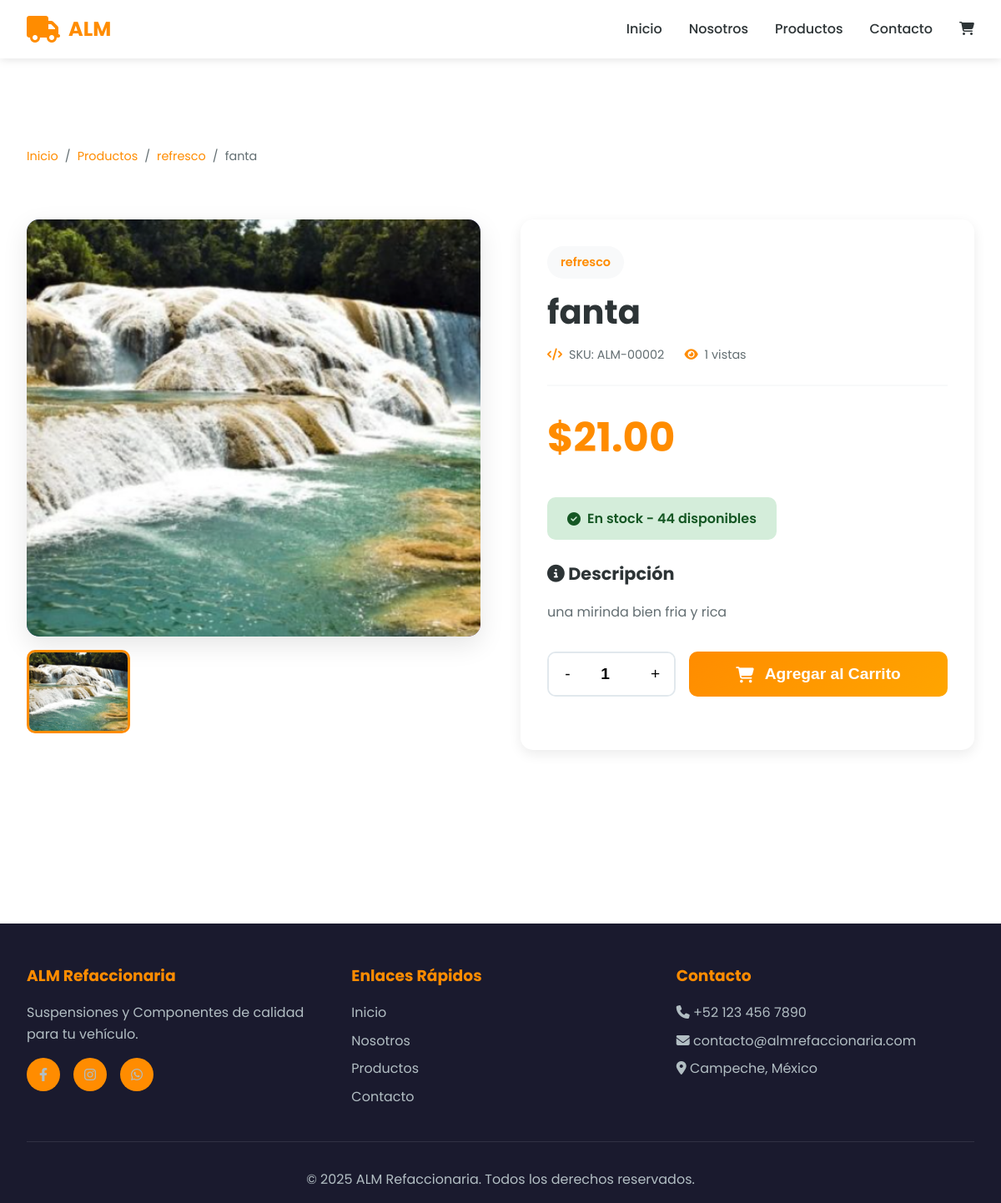
Screenshot of /productos/fanta/ with the database file from the repository.
### apps/productos/models.py (models this page shows, shortened)
class Producto(models.Model):
    nombre = models.CharField(max_length=200)
    slug = models.SlugField(max_length=200, unique=True, blank=True)
    categoria = models.ForeignKey(Categoria, on_delete=models.CASCADE, related_name='productos')
    descripcion = models.TextField()
    descripcion_corta = models.CharField(max_length=300, blank=True)
    precio = models.DecimalField(max_digits=10, decimal_places=2)
    precio_anterior = models.DecimalField(max_digits=10, decimal_places=2, blank=True, null=True,
                                         help_text="Precio antes del descuento")
    stock = models.IntegerField(default=0)
    marca = models.CharField(max_length=100, blank=True)
    modelo = models.CharField(max_length=100, blank=True)
    codigo_producto = models.CharField(max_length=50, unique=True, blank=True, null=True)
    imagen_principal = models.ImageField(upload_to='productos/', blank=True, null=True)
    imagen_2 = models.ImageField(upload_to='productos/', blank=True, null=True)
    imagen_3 = models.ImageField(upload_to='productos/', blank=True, null=True)
    imagen_4 = models.ImageField(upload_to='productos/', blank=True, null=True)
    disponible = models.BooleanField(default=True)
    destacado = models.BooleanField(default=False, help_text="Mostrar en página principal")
    nuevo = models.BooleanField(default=False)
    fecha_creacion = models.DateTimeField(auto_now_add=True)
    fecha_actualizacion = models.DateTimeField(auto_now=True)
    vistas = models.IntegerField(default=0)
    class Meta:
        verbose_name = 'Producto'
        verbose_name_plural = 'Productos'
        ordering = ['-fecha_creacion']
    def save(self, *args, **kwargs):
        if not self.slug:
            self.slug = slugify(self.nombre)
        if not self.codigo_producto:
            super().save(*args, **kwargs)
            self.codigo_producto = f"ALM-{self.id:05d}"
            super().save(update_fields=['codigo_producto'])
        else:
            super().save(*args, **kwargs)
    @property
    def esta_en_stock(self):
        return self.stock > 0
    def incrementar_vistas(self):
        self.vistas += 1
        self.save(update_fields=['vistas'])

class Categoria(models.Model):
    nombre = models.CharField(max_length=200, unique=True)
    slug = models.SlugField(max_length=200, unique=True, blank=True)
    descripcion = models.TextField(blank=True)
    imagen = models.ImageField(upload_to='categorias/', blank=True, null=True)
    activo = models.BooleanField(default=True)
    orden = models.IntegerField(default=0)
    fecha_creacion = models.DateTimeField(auto_now_add=True)
    fecha_actualizacion = models.DateTimeField(auto_now=True)
    class Meta:
        verbose_name = 'Categoría'
        verbose_name_plural = 'Categorías'
        ordering = ['orden', 'nombre']

### apps/productos/views.py (the view)
# urls.py: path('<slug:slug>/', views.detalle_producto, name='detalle'),
def detalle_producto(request, slug):
    producto = get_object_or_404(Producto, slug=slug, disponible=True)
    producto.incrementar_vistas()
    productos_relacionados = Producto.objects.filter(
        categoria=producto.categoria,
        disponible=True
    ).exclude(id=producto.id)[:4]
    context = {
        'producto': producto,
        'productos_relacionados': productos_relacionados,
    }
    return render(request, 'productos/detalle.html', context)

### apps/carrito/carrito.py (called while the page is built)
    def __len__(self):
        return sum(item['cantidad'] for item in self.carrito.values())

### apps/carrito/context_processors.py (called while the page is built)
def carrito(request):
    return {'carrito': Carrito(request)}

### apps/productos/templates/productos/detalle.html (shortened to what this page needs)
{% extends 'core/base.html' %}
{% load static %}
{% block content %}
<nav class="breadcrumb">
    <ul class="breadcrumb-list">
        <li><a href="{% url 'core:index' %}">Inicio</a></li>
        <li>/</li>
        <li><a href="{% url 'productos:catalogo' %}">Productos</a></li>
        <li>/</li>
        <li><a href="?categoria={{ producto.categoria.slug }}">{{ producto.categoria.nombre }}</a></li>
        <li>/</li>
        <li>{{ producto.nombre }}</li>
    </ul>
</nav>
<section class="product-detail-section">
    <div class="product-layout">
        <div class="product-gallery">
            <div class="main-image" id="mainImage">
                {% if producto.imagen_principal %}
                <img src="{{ producto.imagen_principal.url }}" alt="{{ producto.nombre }}" id="mainImageSrc">
                {% else %}
                <div class="main-image-placeholder">
                    <i class="fas fa-cog"></i>
                </div>
                {% endif %}
            </div>
            <div class="thumbnail-gallery">
                {% if producto.imagen_principal %}
                <div class="thumbnail active" onclick="changeImage('{{ producto.imagen_principal.url }}', this)">
                    <img src="{{ producto.imagen_principal.url }}" alt="{{ producto.nombre }}">
                </div>
                {% endif %}
            </div>
        </div>
        <div class="product-info-main">
            <span class="product-category-badge">{{ producto.categoria.nombre }}</span>
            <h1 class="product-name">{{ producto.nombre }}</h1>
            <div class="product-meta">
                <div class="meta-item">
                    <i class="fas fa-code"></i>
                    <span>SKU: {{ producto.codigo_producto }}</span>
                </div>
                <div class="meta-item">
                    <i class="fas fa-eye"></i>
                    <span>{{ producto.vistas }} vistas</span>
                </div>
            </div>
            <div class="product-pricing">
                <div class="price-main">${{ producto.precio }}</div>
            </div>
            <div class="stock-info {% if not producto.esta_en_stock %}sin-stock{% endif %}">
                {% if producto.esta_en_stock %}
                <i class="fas fa-check-circle"></i>
                <span>En stock - {{ producto.stock }} disponibles</span>
                {% else %}
                <i class="fas fa-times-circle"></i>
                <span>Agotado</span>
                {% endif %}
            </div>
            <div class="product-description">
                <h3><i class="fas fa-info-circle"></i> Descripción</h3>
                <p>{{ producto.descripcion|linebreaks }}</p>
            </div>
            <div class="add-to-cart-section">
                <div class="quantity-selector">
                    <button class="quantity-btn" onclick="decreaseQuantity()">-</button>
                    <input type="number" class="quantity-input" id="quantity" value="1" min="1" max="{{ producto.stock }}">
                    <button class="quantity-btn" onclick="increaseQuantity()">+</button>
                </div>
                <form method="post" action="{% url 'carrito:agregar' producto.id %}" style="display: contents;">
                    <button type="submit" class="btn-add-to-cart" {% if not producto.esta_en_stock %}disabled{% endif %}>
                        <i class="fas fa-shopping-cart"></i>
                        {% if producto.esta_en_stock %}
                        Agregar al Carrito
                        {% else %}
                        No Disponible
                        {% endif %}
                    </button>
                </form>
            </div>
        </div>
    </div>
</section>
{% endblock %}

### apps/core/templates/core/base.html (style rules this page uses)
* { margin: 0; padding: 0; box-sizing: border-box; }
:root { --primary-color: #FF8C00; --secondary-color: #1a1a2e; --accent-color: #FFA500; --text-dark: #2d3436; --text-light: #636e72; --white: #ffffff; --light-bg: #f8f9fa; }
body { font-family: 'Poppins', sans-serif; line-height: 1.6; color: var(--text-dark); }

### apps/productos/templates/productos/detalle.html (style rules this page uses)
.breadcrumb { padding: 6rem 2rem 2rem; max-width: 1400px; margin: 0 auto; }
.breadcrumb-list { display: flex; list-style: none; gap: 0.5rem; font-size: 0.9rem; color: var(--text-light); }
.breadcrumb-list a { color: var(--primary-color); text-decoration: none; }
.product-detail-section { padding: 2rem 2rem 5rem; max-width: 1400px; margin: 0 auto; }
.product-layout { display: grid; grid-template-columns: 1fr 1fr; gap: 3rem; margin-bottom: 4rem; }
.product-gallery { position: sticky; top: 100px; height: fit-content; }
.main-image { width: 100%; height: 500px; background: linear-gradient(135deg, #667eea 0%, #764ba2 100%); border-radius: 15px; overflow: hidden; margin-bottom: 1rem; display: flex; align-items: center; justify-content: center; box-shadow: 0 10px 30px rgba(0,0,0,0.1); }
.main-image img { width: 100%; height: 100%; object-fit: cover; }
.thumbnail-gallery { display: grid; grid-template-columns: repeat(4, 1fr); gap: 1rem; }
.thumbnail { width: 100%; height: 100px; background: #f8f9fa; border-radius: 10px; overflow: hidden; cursor: pointer; border: 3px solid transparent; transition: all 0.3s ease; }
.thumbnail:hover, .thumbnail.active { border-color: var(--primary-color); }
.thumbnail img { width: 100%; height: 100%; object-fit: cover; }
.product-info-main { background: white; padding: 2rem; border-radius: 15px; box-shadow: 0 5px 15px rgba(0,0,0,0.08); }
.product-category-badge { display: inline-block; padding: 0.5rem 1rem; background: var(--light-bg); color: var(--primary-color); border-radius: 20px; font-size: 0.9rem; font-weight: 600; margin-bottom: 1rem; }
.product-name { font-size: 2.5rem; font-weight: 700; color: var(--text-dark); margin-bottom: 1rem; line-height: 1.2; }
.product-meta { display: flex; gap: 1.5rem; margin-bottom: 1.5rem; padding-bottom: 1.5rem; border-bottom: 2px solid var(--light-bg); }
.meta-item { display: flex; align-items: center; gap: 0.5rem; color: var(--text-light); font-size: 0.9rem; }
.meta-item i { color: var(--primary-color); }
.product-pricing { margin-bottom: 2rem; }
.price-main { font-size: 3rem; font-weight: 700; color: var(--primary-color); margin-bottom: 0.5rem; }
.stock-info { display: inline-flex; align-items: center; gap: 0.5rem; padding: 0.8rem 1.5rem; background: #d4edda; color: #155724; border-radius: 10px; font-weight: 600; margin-bottom: 1.5rem; }
.product-description { margin-bottom: 2rem; }
.product-description h3 { font-size: 1.3rem; margin-bottom: 1rem; color: var(--text-dark); }
.product-description p { color: var(--text-light); line-height: 1.8; }
.add-to-cart-section { display: flex; gap: 1rem; margin-bottom: 2rem; }
.quantity-selector { display: flex; align-items: center; border: 2px solid #e1e8ed; border-radius: 10px; overflow: hidden; }
.quantity-btn { width: 45px; height: 50px; background: white; border: none; cursor: pointer; font-size: 1.2rem; transition: all 0.3s ease; }
.quantity-input { width: 60px; height: 50px; border: none; text-align: center; font-size: 1.2rem; font-weight: 600; }
.btn-add-to-cart { flex: 1; padding: 1rem 2rem; background: linear-gradient(135deg, var(--primary-color), var(--accent-color)); color: white; border: none; border-radius: 10px; font-size: 1.2rem; font-weight: 600; cursor: pointer; display: flex; align-items: center; justify-content: center; gap: 0.8rem; transition: all 0.3s ease; }

### rows the page displays
Producto: categoria.nombre "refresco", nombre "fanta", imagen_principal (picture), codigo_producto "ALM-00002", vistas "1", precio "21.00", stock "44", descripcion "una mirinda bien fria y rica"
